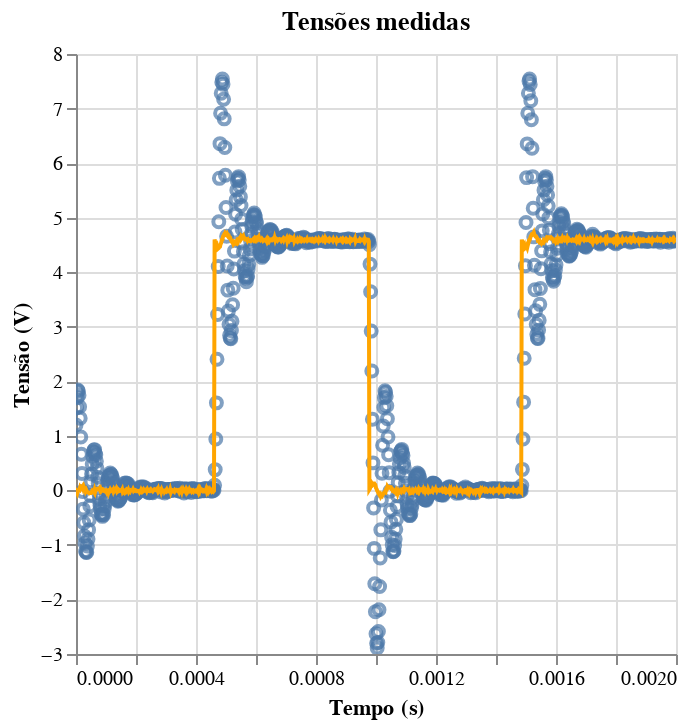

The cell this chart's notebook holds for it:
### Markdown cell above
### Visualização inicial dos dados

### Code cell
p4a_CH1V = alt.Chart(p4a_data).mark_line(color='orange').encode(
    x = "Time(s)",
    y = "CH1V",
    tooltip = "Time(s)"
).interactive()

p4a_CH2V = alt.Chart(p4a_data).mark_point().encode(
    x = alt.X("Time(s)", title="Tempo (s)"),
    y = alt.Y("CH2V", title="Tensão (V)"),
    tooltip = "Time(s)"
).properties(title='Tensões medidas').interactive()

p4a_chart = p4a_CH2V + p4a_CH1V
p4a_chart

### Figure 1 — Vega-Lite specification as saved in the notebook (floating-point values rounded to 4 significant figures; data arrays with more than 128 entries replaced by an {"elided": "..."} marker saying what was removed)
{"config": {"view": {"continuousWidth": 300, "continuousHeight": 300}}, "layer": [{"mark": {"type": "point"}, "encoding": {"tooltip": {"field": "Time(s)", "type": "quantitative"}, "x": {"field": "Time(s)", "title": "Tempo (s)", "type": "quantitative"}, "y": {"field": "CH2V", "title": "Tensão (V)", "type": "quantitative"}}, "name": "view_62", "title": "Tensões medidas"}, {"mark": {"type": "line", "color": "orange"}, "encoding": {"tooltip": {"field": "Time(s)", "type": "quantitative"}, "x": {"field": "Time(s)", "type": "quantitative"}, "y": {"field": "CH1V", "type": "quantitative"}}, "name": "view_63"}], "data": {"name": "data-e11ab05e2d8c96cff31f32563ad3da88"}, "params": [{"name": "param_90", "select": {"type": "interval", "encodings": ["x", "y"]}, "bind": "scales", "views": ["view_62"]}, {"name": "param_89", "select": {"type": "interval", "encodings": ["x", "y"]}, "bind": "scales", "views": ["view_63"]}], "$schema": "https://vega.github.io/schema/vega-lite/v5.20.1.json", "datasets": {"data-e11ab05e2d8c96cff31f32563ad3da88": {"elided": "1000 records"}}}
